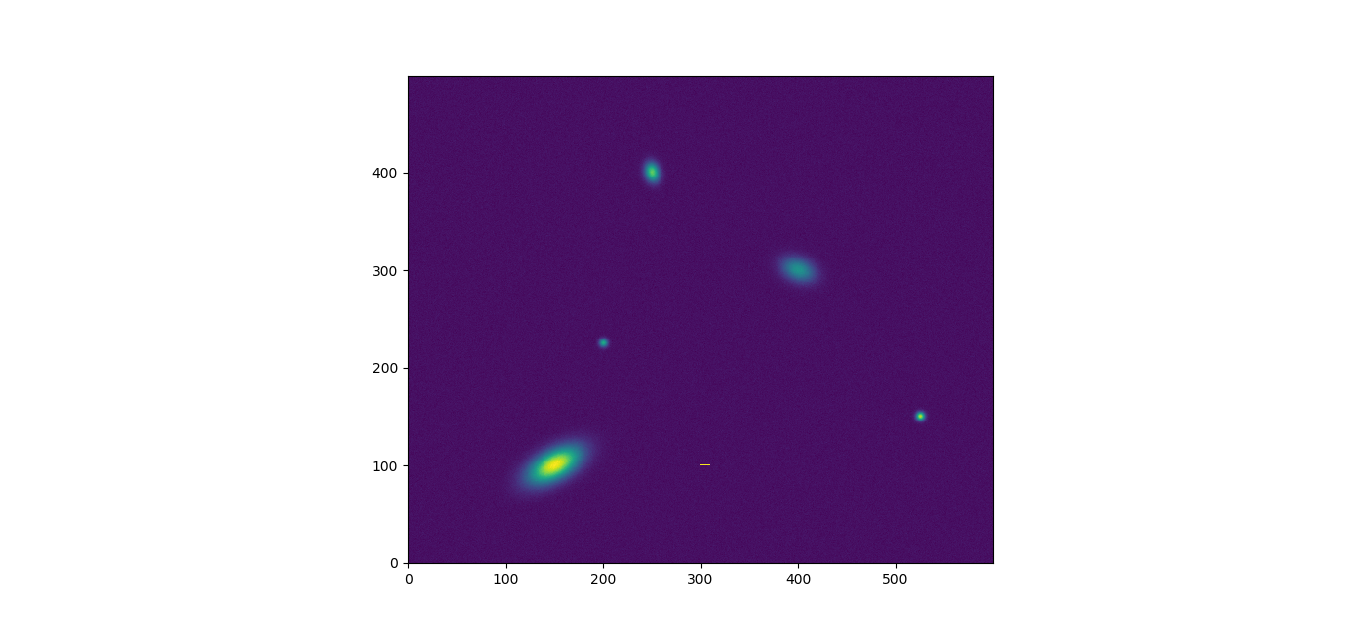

Write the Python code that produced this figure.
#!/usr/bin/env python
# coding: utf-8

# In[2]:


import numpy as np
from astropy.modeling.models import Gaussian2D
y, x = np.mgrid[0:500, 0:600]
data = (Gaussian2D(1, 150, 100, 20, 10, theta=0.5)(x, y) +
        Gaussian2D(0.5, 400, 300, 8, 12, theta=1.2)(x,y) +
        Gaussian2D(0.75, 250, 400, 5, 7, theta=0.23)(x,y) +
        Gaussian2D(0.9, 525, 150, 3, 3)(x,y) +
        Gaussian2D(0.6, 200, 225, 3, 3)(x,y))
data += 0.01 * np.random.randn(500, 600)
valor_do_raio_cosmico = 0.997
data[100, 300:310] = valor_do_raio_cosmico
import matplotlib.pyplot as plt
plt.imshow(data, origin='lower')
plt.show()
